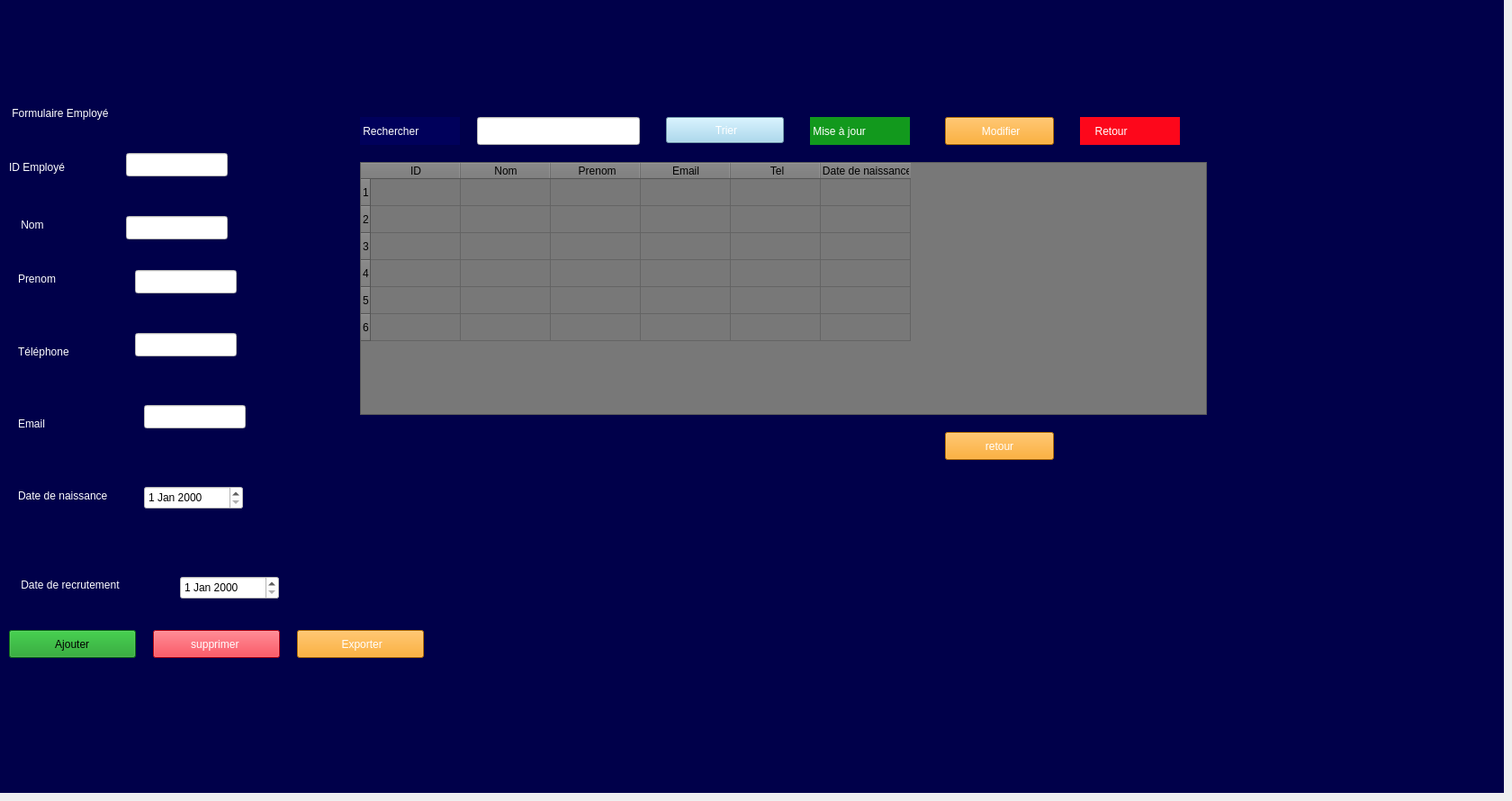
    <widget class="QWidget" name="page_2">
     <widget class="QStackedWidget" name="stackedWidget_2">
      <property name="geometry">
       <rect>
        <x>0</x>
        <y>0</y>
        <width>1671</width>
        <height>881</height>
       </rect>
      </property>
      <property name="styleSheet">
       <string notr="true">background-color: rgb(0, 0, 74);</string>
      </property>
      <widget class="QWidget" name="page_3">
       <widget class="QTableWidget" name="tableWidget">
        <property name="geometry">
         <rect>
          <x>400</x>
          <y>180</y>
          <width>941</width>
          <height>281</height>
         </rect>
        </property>
        <property name="styleSheet">
         <string notr="true">background-color: rgb(255, 255, 255);
background-color: rgb(120, 120, 120);
background-color: rgb(120, 120, 120);</string>
        </property>
        <row>
         <property name="text">
          <string>1</string>
         </property>
         <property name="background">
          <color>
           <red>255</red>
           <green>255</green>
           <blue>255</blue>
          </color>
         </property>
        </row>
        <row/>
        <row/>
        <row/>
        <row/>
        <row/>
        <column>
         <property name="text">
          <string>ID</string>
         </property>
         <property name="background">
          <color>
           <red>120</red>
           <green>120</green>
           <blue>120</blue>
          </color>
         </property>
         <property name="foreground">
          <brush brushstyle="NoBrush">
           <color alpha="255">
            <red>255</red>
            <green>255</green>
            <blue>255</blue>
           </color>
          </brush>
         </property>
        </column>
        <column>
         <property name="text">
          <string>Nom</string>
         </property>
         <property name="background">
          <color>
           <red>120</red>
           <green>120</green>
           <blue>120</blue>
          </color>
         </property>
         <property name="foreground">
          <brush brushstyle="NoBrush">
           <color alpha="255">
            <red>255</red>
            <green>255</green>
            <blue>255</blue>
           </color>
          </brush>
         </property>
        </column>
        <column>
         <property name="text">
          <string> Prenom</string>
         </property>
         <property name="background">
          <color>
           <red>120</red>
           <green>120</green>
           <blue>120</blue>
          </color>
         </property>
         <property name="foreground">
          <brush brushstyle="NoBrush">
           <color alpha="255">
            <red>255</red>
            <green>255</green>
            <blue>255</blue>
           </color>
          </brush>
         </property>
        </column>
        <column>
         <property name="text">
          <string>Email</string>
         </property>
         <property name="background">
          <color>
           <red>120</red>
           <green>120</green>
           <blue>120</blue>
          </color>
         </property>
         <property name="foreground">
          <brush brushstyle="NoBrush">
           <color alpha="255">
            <red>255</red>
            <green>255</green>
            <blue>255</blue>
           </color>
          </brush>
         </property>
        </column>
        <column>
         <property name="text">
          <string> Tel</string>
         </property>
         <property name="background">
          <color>
           <red>120</red>
           <green>120</green>
           <blue>120</blue>
          </color>
         </property>
        </column>
        <column>
         <property name="text">
          <string> Date de naissance</string>
         </property>
        </column>
        <item row="3" column="0">
         <property name="text">
          <string/>
         </property>
         <property name="foreground">
          <brush brushstyle="NoBrush">
           <color alpha="255">
            <red>255</red>
            <green>255</green>
            <blue>255</blue>
           </color>
          </brush>
         </property>
        </item>
        <item row="4" column="2">
         <property name="text">
          <string/>
         </property>
         <property name="background">
          <brush brushstyle="NoBrush">
           <color alpha="255">
            <red>255</red>
            <green>255</green>
            <blue>255</blue>
           </color>
          </brush>
         </property>
        </item>
       </widget>
       <widget class="QLabel" name="label_2">
        <property name="geometry">
         <rect>
          <x>20</x>
          <y>240</y>
          <width>63</width>
          <height>20</height>
         </rect>
        </property>
        <property name="styleSheet">
         <string notr="true">color: rgb(255, 255, 255);
</string>
        </property>
        <property name="text">
         <string> Nom </string>
        </property>
       </widget>
       <widget class="QLabel" name="label_6">
        <property name="geometry">
         <rect>
          <x>20</x>
          <y>530</y>
          <width>181</width>
          <height>41</height>
         </rect>
        </property>
        <property name="styleSheet">
         <string notr="true">color: rgb(255, 255, 255);</string>
        </property>
        <property name="text">
         <string>Date de naissance </string>
        </property>
       </widget>
       <widget class="QLineEdit" name="lineEdit_3">
        <property name="geometry">
         <rect>
          <x>150</x>
          <y>300</y>
          <width>113</width>
          <height>26</height>
         </rect>
        </property>
        <property name="styleSheet">
         <string notr="true">background-color: rgb(255, 255, 255);
</string>
        </property>
       </widget>
       <widget class="QLineEdit" name="lineEdit_6">
        <property name="geometry">
         <rect>
          <x>530</x>
          <y>130</y>
          <width>181</width>
          <height>31</height>
         </rect>
        </property>
        <property name="styleSheet">
         <string notr="true">background-color: rgb(255, 255, 255);</string>
        </property>
       </widget>
       <widget class="QLineEdit" name="lineEdit">
        <property name="geometry">
         <rect>
          <x>140</x>
          <y>170</y>
          <width>113</width>
          <height>26</height>
         </rect>
        </property>
        <property name="styleSheet">
         <string notr="true">background-color: rgb(255, 255, 255);</string>
        </property>
       </widget>
       <widget class="QLineEdit" name="lineEdit_5">
        <property name="geometry">
         <rect>
          <x>160</x>
          <y>450</y>
          <width>113</width>
          <height>26</height>
         </rect>
        </property>
        <property name="styleSheet">
         <string notr="true">background-color: rgb(255, 255, 255);
</string>
        </property>
       </widget>
       <widget class="QLabel" name="label_5">
        <property name="geometry">
         <rect>
          <x>20</x>
          <y>450</y>
          <width>91</width>
          <height>41</height>
         </rect>
        </property>
        <property name="styleSheet">
         <string notr="true">color: rgb(255, 255, 255);
</string>
        </property>
        <property name="text">
         <string>Email  </string>
        </property>
       </widget>
       <widget class="QPushButton" name="pushButton_5">
        <property name="geometry">
         <rect>
          <x>10</x>
          <y>700</y>
          <width>141</width>
          <height>31</height>
         </rect>
        </property>
        <property name="styleSheet">
         <string notr="true"> background-color: rgb(18, 153, 29);</string>
        </property>
        <property name="text">
         <string> Ajouter </string>
        </property>
       </widget>
       <widget class="QLabel" name="label_3">
        <property name="geometry">
         <rect>
          <x>20</x>
          <y>300</y>
          <width>71</width>
          <height>20</height>
         </rect>
        </property>
        <property name="styleSheet">
         <string notr="true">color: rgb(255, 255, 255);
</string>
        </property>
        <property name="text">
         <string>Prenom</string>
        </property>
       </widget>
       <widget class="QLabel" name="label">
        <property name="geometry">
         <rect>
          <x>10</x>
          <y>160</y>
          <width>101</width>
          <height>51</height>
         </rect>
        </property>
        <property name="palette">
         <palette>
          <active>
           <colorrole role="WindowText">
            <brush brushstyle="SolidPattern">
             <color alpha="255">
              <red>255</red>
              <green>255</green>
              <blue>255</blue>
             </color>
            </brush>
           </colorrole>
           <colorrole role="Button">
            <brush brushstyle="SolidPattern">
             <color alpha="255">
              <red>0</red>
              <green>0</green>
              <blue>74</blue>
             </color>
            </brush>
           </colorrole>
           <colorrole role="Text">
            <brush brushstyle="SolidPattern">
             <color alpha="255">
              <red>255</red>
              <green>255</green>
              <blue>255</blue>
             </color>
            </brush>
           </colorrole>
           <colorrole role="ButtonText">
            <brush brushstyle="SolidPattern">
             <color alpha="255">
              <red>255</red>
              <green>255</green>
              <blue>255</blue>
             </color>
            </brush>
           </colorrole>
           <colorrole role="Base">
            <brush brushstyle="SolidPattern">
             <color alpha="255">
              <red>0</red>
              <green>0</green>
              <blue>74</blue>
             </color>
            </brush>
           </colorrole>
           <colorrole role="Window">
            <brush brushstyle="SolidPattern">
             <color alpha="255">
              <red>0</red>
              <green>0</green>
              <blue>74</blue>
             </color>
            </brush>
           </colorrole>
           <colorrole role="PlaceholderText">
            <brush brushstyle="SolidPattern">
             <color alpha="128">
              <red>255</red>
              <green>255</green>
              <blue>255</blue>
             </color>
            </brush>
           </colorrole>
          </active>
          <inactive>
           <colorrole role="WindowText">
            <brush brushstyle="SolidPattern">
             <color alpha="255">
              <red>255</red>
              <green>255</green>
              <blue>255</blue>
             </color>
            </brush>
           </colorrole>
           <colorrole role="Button">
            <brush brushstyle="SolidPattern">
             <color alpha="255">
              <red>0</red>
              <green>0</green>
              <blue>74</blue>
             </color>
            </brush>
           </colorrole>
           <colorrole role="Text">
            <brush brushstyle="SolidPattern">
             <color alpha="255">
              <red>255</red>
              <green>255</green>
              <blue>255</blue>
             </color>
            </brush>
           </colorrole>
           <colorrole role="ButtonText">
            <brush brushstyle="SolidPattern">
             <color alpha="255">
              <red>255</red>
              <green>255</green>
              <blue>255</blue>
             </color>
            </brush>
           </colorrole>
           <colorrole role="Base">
            <brush brushstyle="SolidPattern">
             <color alpha="255">
              <red>0</red>
              <green>0</green>
              <blue>74</blue>
             </color>
            </brush>
           </colorrole>
           <colorrole role="Window">
            <brush brushstyle="SolidPattern">
             <color alpha="255">
              <red>0</red>
              <green>0</green>
              <blue>74</blue>
             </color>
            </brush>
           </colorrole>
           <colorrole role="PlaceholderText">
            <brush brushstyle="SolidPattern">
             <color alpha="128">
              <red>255</red>
              <green>255</green>
              <blue>255</blue>
             </color>
            </brush>
           </colorrole>
          </inactive>
          <disabled>
           <colorrole role="WindowText">
            <brush brushstyle="SolidPattern">
             <color alpha="255">
              <red>255</red>
              <green>255</green>
              <blue>255</blue>
             </color>
            </brush>
           </colorrole>
           <colorrole role="Button">
            <brush brushstyle="SolidPattern">
             <color alpha="255">
              <red>0</red>
              <green>0</green>
              <blue>74</blue>
             </color>
            </brush>
           </colorrole>
           <colorrole role="Text">
            <brush brushstyle="SolidPattern">
             <color alpha="255">
              <red>255</red>
              <green>255</green>
              <blue>255</blue>
             </color>
            </brush>
           </colorrole>
           <colorrole role="ButtonText">
            <brush brushstyle="SolidPattern">
             <color alpha="255">
              <red>255</red>
              <green>255</green>
              <blue>255</blue>
             </color>
            </brush>
           </colorrole>
           <colorrole role="Base">
            <brush brushstyle="SolidPattern">
             <color alpha="255">
              <red>0</red>
              <green>0</green>
              <blue>74</blue>
             </color>
            </brush>
           </colorrole>
           <colorrole role="Window">
            <brush brushstyle="SolidPattern">
             <color alpha="255">
              <red>0</red>
              <green>0</green>
              <blue>74</blue>
             </color>
            </brush>
           </colorrole>
           <colorrole role="PlaceholderText">
            <brush brushstyle="SolidPattern">
             <color alpha="128">
              <red>255</red>
              <green>255</green>
              <blue>255</blue>
             </color>
            </brush>
           </colorrole>
          </disabled>
         </palette>
        </property>
        <property name="styleSheet">
         <string notr="true">color: rgb(255, 255, 255);</string>
        </property>
        <property name="text">
         <string>ID Employé  </string>
        </property>
       </widget>
       <widget class="QDateEdit" name="dateEdit">
        <property name="geometry">
         <rect>
          <x>160</x>
          <y>540</y>
          <width>110</width>
          <height>26</height>
         </rect>
        </property>
        <property name="styleSheet">
         <string notr="true">background-color: rgb(255, 255, 255);
</string>
        </property>
       </widget>
       <widget class="QPushButton" name="ex">
        <property name="geometry">
         <rect>
          <x>330</x>
          <y>700</y>
          <width>141</width>
          <height>31</height>
         </rect>
        </property>
        <property name="styleSheet">
         <string notr="true">background-color: rgb(255, 255, 255);
color: rgb(255, 255, 255);
background-color: rgb(253, 154, 4);</string>
        </property>
        <property name="text">
         <string> Exporter</string>
        </property>
       </widget>
       <widget class="QLabel" name="mis">
        <property name="geometry">
         <rect>
          <x>900</x>
          <y>130</y>
          <width>111</width>
          <height>31</height>
         </rect>
        </property>
        <property name="styleSheet">
         <string notr="true">color: rgb(255, 255, 255);
background-color: rgb(255, 255, 255);
background-color: rgb(18, 153, 29);
</string>
        </property>
        <property name="text">
         <string> Mise à jour</string>
        </property>
       </widget>
       <widget class="QPushButton" name="pushButton_7">
        <property name="geometry">
         <rect>
          <x>170</x>
          <y>700</y>
          <width>141</width>
          <height>31</height>
         </rect>
        </property>
        <property name="styleSheet">
         <string notr="true">color: rgb(255, 255, 255);
 
background-color: rgb(253, 7, 27);</string>
        </property>
        <property name="text">
         <string>supprimer </string>
        </property>
       </widget>
       <widget class="QLineEdit" name="lineEdit_2">
        <property name="geometry">
         <rect>
          <x>140</x>
          <y>240</y>
          <width>113</width>
          <height>26</height>
         </rect>
        </property>
        <property name="styleSheet">
         <string notr="true">background-color: rgb(255, 255, 255);</string>
        </property>
       </widget>
       <widget class="QPushButton" name="pushButton_6">
        <property name="geometry">
         <rect>
          <x>1050</x>
          <y>130</y>
          <width>121</width>
          <height>31</height>
         </rect>
        </property>
        <property name="styleSheet">
         <string notr="true">color: rgb(255, 255, 255);
 background-color: rgb(253, 154, 4);</string>
        </property>
        <property name="text">
         <string> Modifier</string>
        </property>
       </widget>
       <widget class="QLabel" name="label_4">
        <property name="geometry">
         <rect>
          <x>20</x>
          <y>370</y>
          <width>91</width>
          <height>41</height>
         </rect>
        </property>
        <property name="styleSheet">
         <string notr="true">color: rgb(255, 255, 255);</string>
        </property>
        <property name="text">
         <string>Téléphone </string>
        </property>
       </widget>
       <widget class="QLabel" name="label_9">
        <property name="geometry">
         <rect>
          <x>20</x>
          <y>640</y>
          <width>181</width>
          <height>20</height>
         </rect>
        </property>
        <property name="styleSheet">
         <string notr="true">font: 10pt &quot;Segoe UI&quot;;
color: rgb(255, 255, 255);</string>
        </property>
        <property name="text">
         <string> Date de recrutement </string>
        </property>
       </widget>
       <widget class="QLineEdit" name="lineEdit_4">
        <property name="geometry">
         <rect>
          <x>150</x>
          <y>370</y>
          <width>113</width>
          <height>26</height>
         </rect>
        </property>
        <property name="styleSheet">
         <string notr="true">background-color: rgb(255, 255, 255);
</string>
        </property>
       </widget>
       <widget class="QDateEdit" name="dateEdit_2">
        <property name="geometry">
         <rect>
          <x>200</x>
          <y>640</y>
          <width>110</width>
          <height>26</height>
         </rect>
        </property>
        <property name="styleSheet">
         <string notr="true">background-color: rgb(255, 255, 255);
</string>
        </property>
       </widget>
       <widget class="QPushButton" name="pushButton_9">
        <property name="geometry">
         <rect>
          <x>740</x>
          <y>130</y>
          <width>131</width>
          <height>29</height>
         </rect>
        </property>
        <property name="palette">
         <palette>
          <active>
           <colorrole role="WindowText">
            <brush brushstyle="SolidPattern">
             <color alpha="255">
              <red>255</red>
              <green>255</green>
              <blue>255</blue>
             </color>
            </brush>
           </colorrole>
           <colorrole role="Button">
            <brush brushstyle="SolidPattern">
             <color alpha="255">
              <red>154</red>
              <green>211</green>
              <blue>238</blue>
             </color>
            </brush>
           </colorrole>
           <colorrole role="Text">
            <brush brushstyle="SolidPattern">
             <color alpha="255">
              <red>255</red>
              <green>255</green>
              <blue>255</blue>
             </color>
            </brush>
           </colorrole>
           <colorrole role="ButtonText">
            <brush brushstyle="SolidPattern">
             <color alpha="255">
              <red>255</red>
              <green>255</green>
              <blue>255</blue>
             </color>
            </brush>
           </colorrole>
           <colorrole role="Base">
            <brush brushstyle="SolidPattern">
             <color alpha="255">
              <red>154</red>
              <green>211</green>
              <blue>238</blue>
             </color>
            </brush>
           </colorrole>
           <colorrole role="Window">
            <brush brushstyle="SolidPattern">
             <color alpha="255">
              <red>154</red>
              <green>211</green>
              <blue>238</blue>
             </color>
            </brush>
           </colorrole>
           <colorrole role="Highlight">
            <brush brushstyle="SolidPattern">
             <color alpha="255">
              <red>39</red>
              <green>191</green>
              <blue>115</blue>
             </color>
            </brush>
           </colorrole>
           <colorrole role="PlaceholderText">
            <brush brushstyle="SolidPattern">
             <color alpha="128">
              <red>255</red>
              <green>255</green>
              <blue>255</blue>
             </color>
            </brush>
           </colorrole>
          </active>
          <inactive>
           <colorrole role="WindowText">
            <brush brushstyle="SolidPattern">
             <color alpha="255">
              <red>255</red>
              <green>255</green>
              <blue>255</blue>
             </color>
            </brush>
           </colorrole>
           <colorrole role="Button">
            <brush brushstyle="SolidPattern">
             <color alpha="255">
              <red>154</red>
              <green>211</green>
              <blue>238</blue>
             </color>
            </brush>
           </colorrole>
           <colorrole role="Text">
            <brush brushstyle="SolidPattern">
             <color alpha="255">
              <red>255</red>
              <green>255</green>
              <blue>255</blue>
             </color>
            </brush>
           </colorrole>
           <colorrole role="ButtonText">
            <brush brushstyle="SolidPattern">
             <color alpha="255">
              <red>255</red>
              <green>255</green>
              <blue>255</blue>
             </color>
            </brush>
           </colorrole>
           <colorrole role="Base">
            <brush brushstyle="SolidPattern">
             <color alpha="255">
              <red>154</red>
              <green>211</green>
              <blue>238</blue>
             </color>
            </brush>
           </colorrole>
           <colorrole role="Window">
            <brush brushstyle="SolidPattern">
             <color alpha="255">
              <red>154</red>
              <green>211</green>
              <blue>238</blue>
             </color>
            </brush>
           </colorrole>
           <colorrole role="Highlight">
            <brush brushstyle="SolidPattern">
             <color alpha="255">
              <red>39</red>
              <green>191</green>
              <blue>115</blue>
             </color>
            </brush>
           </colorrole>
           <colorrole role="PlaceholderText">
            <brush brushstyle="SolidPattern">
             <color alpha="128">
              <red>255</red>
              <green>255</green>
              <blue>255</blue>
             </color>
            </brush>
           </colorrole>
          </inactive>
          <disabled>
           <colorrole role="WindowText">
            <brush brushstyle="SolidPattern">
             <color alpha="255">
              <red>255</red>
              <green>255</green>
              <blue>255</blue>
             </color>
            </brush>
           </colorrole>
           <colorrole role="Button">
            <brush brushstyle="SolidPattern">
             <color alpha="255">
              <red>154</red>
              <green>211</green>
              <blue>238</blue>
             </color>
            </brush>
           </colorrole>
           <colorrole role="Text">
            <brush brushstyle="SolidPattern">
             <color alpha="255">
              <red>255</red>
              <green>255</green>
              <blue>255</blue>
             </color>
            </brush>
           </colorrole>
           <colorrole role="ButtonText">
            <brush brushstyle="SolidPattern">
             <color alpha="255">
              <red>255</red>
              <green>255</green>
              <blue>255</blue>
             </color>
            </brush>
           </colorrole>
           <colorrole role="Base">
            <brush brushstyle="SolidPattern">
             <color alpha="255">
              <red>154</red>
              <green>211</green>
              <blue>238</blue>
             </color>
            </brush>
           </colorrole>
           <colorrole role="Window">
            <brush brushstyle="SolidPattern">
             <color alpha="255">
              <red>154</red>
              <green>211</green>
              <blue>238</blue>
             </color>
            </brush>
           </colorrole>
           <colorrole role="Highlight">
            <brush brushstyle="SolidPattern">
             <color alpha="255">
              <red>39</red>
              <green>191</green>
              <blue>115</blue>
             </color>
            </brush>
           </colorrole>
           <colorrole role="PlaceholderText">
            <brush brushstyle="SolidPattern">
             <color alpha="128">
              <red>255</red>
              <green>255</green>
              <blue>255</blue>
             </color>
            </brush>
           </colorrole>
          </disabled>
         </palette>
        </property>
        <property name="styleSheet">
         <string notr="true">
color: rgb(255, 255, 255);
background-color: rgb(154, 211, 238);</string>
        </property>
        <property name="text">
         <string> Trier</string>
        </property>
       </widget>
       <widget class="QLabel" name="label_8">
        <property name="geometry">
         <rect>
          <x>400</x>
          <y>130</y>
          <width>111</width>
          <height>31</height>
         </rect>
        </property>
        <property name="styleSheet">
         <string notr="true">background-color: rgb(255, 255, 255);
color: rgb(255, 255, 255);
background-color: rgb(0, 0, 91);
 
</string>
        </property>
        <property name="text">
         <string> Rechercher</string>
        </property>
       </widget>
       <widget class="QLabel" name="label_10">
        <property name="geometry">
         <rect>
          <x>10</x>
          <y>100</y>
          <width>181</width>
          <height>51</height>
         </rect>
        </property>
        <property name="palette">
         <palette>
          <active>
           <colorrole role="WindowText">
            <brush brushstyle="SolidPattern">
             <color alpha="255">
              <red>255</red>
              <green>255</green>
              <blue>255</blue>
             </color>
            </brush>
           </colorrole>
           <colorrole role="Button">
            <brush brushstyle="SolidPattern">
             <color alpha="255">
              <red>0</red>
              <green>0</green>
              <blue>74</blue>
             </color>
            </brush>
           </colorrole>
           <colorrole role="Text">
            <brush brushstyle="SolidPattern">
             <color alpha="255">
              <red>255</red>
              <green>255</green>
              <blue>255</blue>
             </color>
            </brush>
           </colorrole>
           <colorrole role="ButtonText">
            <brush brushstyle="SolidPattern">
             <color alpha="255">
              <red>255</red>
              <green>255</green>
              <blue>255</blue>
             </color>
            </brush>
           </colorrole>
           <colorrole role="Base">
            <brush brushstyle="SolidPattern">
             <color alpha="255">
              <red>0</red>
              <green>0</green>
              <blue>74</blue>
             </color>
            </brush>
           </colorrole>
           <colorrole role="Window">
            <brush brushstyle="SolidPattern">
             <color alpha="255">
              <red>0</red>
              <green>0</green>
              <blue>74</blue>
             </color>
            </brush>
           </colorrole>
           <colorrole role="PlaceholderText">
            <brush brushstyle="SolidPattern">
             <color alpha="128">
              <red>255</red>
              <green>255</green>
              <blue>255</blue>
             </color>
            </brush>
           </colorrole>
          </active>
          <inactive>
           <colorrole role="WindowText">
            <brush brushstyle="SolidPattern">
             <color alpha="255">
              <red>255</red>
              <green>255</green>
              <blue>255</blue>
             </color>
            </brush>
           </colorrole>
           <colorrole role="Button">
            <brush brushstyle="SolidPattern">
             <color alpha="255">
              <red>0</red>
              <green>0</green>
              <blue>74</blue>
             </color>
            </brush>
           </colorrole>
           <colorrole role="Text">
            <brush brushstyle="SolidPattern">
             <color alpha="255">
              <red>255</red>
              <green>255</green>
              <blue>255</blue>
             </color>
            </brush>
           </colorrole>
           <colorrole role="ButtonText">
            <brush brushstyle="SolidPattern">
             <color alpha="255">
              <red>255</red>
              <green>255</green>
              <blue>255</blue>
             </color>
            </brush>
           </colorrole>
           <colorrole role="Base">
            <brush brushstyle="SolidPattern">
             <color alpha="255">
              <red>0</red>
              <green>0</green>
              <blue>74</blue>
             </color>
            </brush>
           </colorrole>
           <colorrole role="Window">
            <brush brushstyle="SolidPattern">
             <color alpha="255">
              <red>0</red>
              <green>0</green>
              <blue>74</blue>
             </color>
            </brush>
           </colorrole>
           <colorrole role="PlaceholderText">
            <brush brushstyle="SolidPattern">
             <color alpha="128">
              <red>255</red>
              <green>255</green>
              <blue>255</blue>
             </color>
            </brush>
           </colorrole>
          </inactive>
          <disabled>
           <colorrole role="WindowText">
            <brush brushstyle="SolidPattern">
             <color alpha="255">
              <red>255</red>
              <green>255</green>
              <blue>255</blue>
             </color>
            </brush>
           </colorrole>
           <colorrole role="Button">
            <brush brushstyle="SolidPattern">
             <color alpha="255">
              <red>0</red>
              <green>0</green>
              <blue>74</blue>
             </color>
            </brush>
           </colorrole>
           <colorrole role="Text">
            <brush brushstyle="SolidPattern">
             <color alpha="255">
              <red>255</red>
              <green>255</green>
              <blue>255</blue>
             </color>
            </brush>
           </colorrole>
           <colorrole role="ButtonText">
            <brush brushstyle="SolidPattern">
             <color alpha="255">
              <red>255</red>
              <green>255</green>
              <blue>255</blue>
             </color>
            </brush>
           </colorrole>
           <colorrole role="Base">
            <brush brushstyle="SolidPattern">
             <color alpha="255">
              <red>0</red>
              <green>0</green>
              <blue>74</blue>
             </color>
            </brush>
           </colorrole>
           <colorrole role="Window">
            <brush brushstyle="SolidPattern">
             <color alpha="255">
              <red>0</red>
              <green>0</green>
              <blue>74</blue>
             </color>
            </brush>
           </colorrole>
           <colorrole role="PlaceholderText">
            <brush brushstyle="SolidPattern">
             <color alpha="128">
              <red>255</red>
              <green>255</green>
              <blue>255</blue>
             </color>
            </brush>
           </colorrole>
          </disabled>
         </palette>
        </property>
        <property name="styleSheet">
         <string notr="true">color: rgb(255, 255, 255);
font: italic 9pt &quot;Segoe UI&quot;;</string>
        </property>
        <property name="text">
         <string> Formulaire Employé</string>
        </property>
       </widget>
       <widget class="QLabel" name="mis_2">
        <property name="geometry">
         <rect>
          <x>1200</x>
          <y>130</y>
          <width>111</width>
          <height>31</height>
         </rect>
        </property>
        <property name="styleSheet">
         <string notr="true">color: rgb(255, 255, 255);
background-color: rgb(253, 7, 27);
</string>
        </property>
        <property name="text">
         <string>     Retour</string>
        </property>
       </widget>
       <widget class="QPushButton" name="retour_4">
        <property name="geometry">
         <rect>
          <x>1050</x>
          <y>480</y>
          <width>121</width>
          <height>31</height>
         </rect>
        </property>
        <property name="styleSheet">
         <string notr="true">color: rgb(255, 255, 255);
 background-color: rgb(253, 154, 4);</string>
        </property>
        <property name="text">
         <string>retour</string>
        </property>
       </widget>
      </widget>
      <widget class="QWidget" name="page_4"/>
     </widget>
    </widget>
